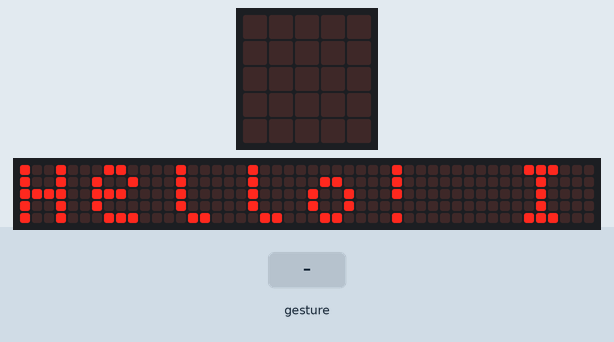
The program below on a simulated BBC micro:bit (MakeCode). Parts: the board's 5×5 LED display, a strip that is not on the board, showing the scrolling text unrolled. Inputs (shaded band) come from the test bench. Random numbers come from a fixed seed; a tilt is held for 1.5 s and a shake lasts 1 s, then the board lies face up again; the 48×5 strip is a reading aid, not a part: it shows the text the display is scrolling, unrolled, one strip-width of it at a time.

Above: at 5.6 s.
At 16.9 s:
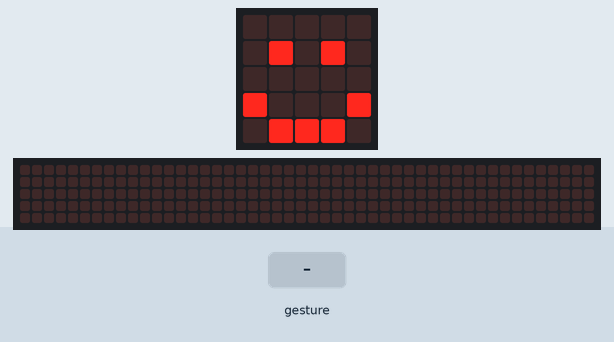
17.0 s: gesture 'shake'
At 18.2 s:
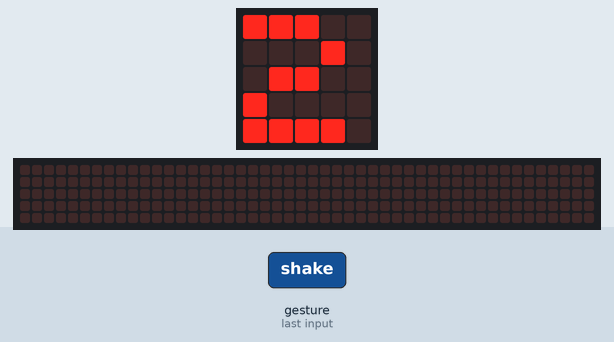
At 18.8 s:
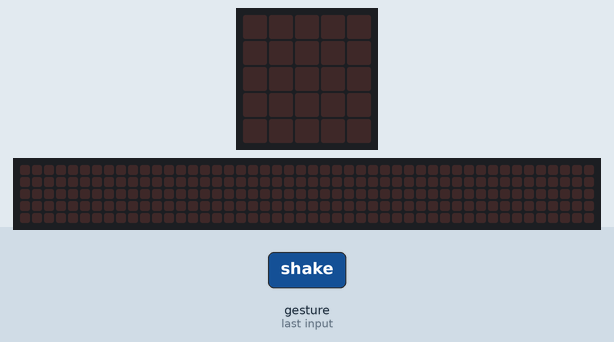

The program:

main.ts
```typescript
input.onGesture(Gesture.Shake, function on_gesture_shake() {
    basic.showNumber(randint(1, 6))
    basic.pause(500)
    basic.clearScreen()
})
basic.showString("Hello! I am dice")
basic.showLeds(`
    . . . . .
    . # . # .
    . . . . .
    # . . . #
    . # # # .
    `)
```

test.ts
```typescript
// 在這裡測試；當此封包作為擴充功能時，將不會編譯此內容。
```

Measured:
- after the input at 17.0 s, the display: changes after 0.20 s (image 2)
- what the display in image 0 shows lasts 0.9 s, from 5.6 s to 6.5 s
- what the display in image 2 shows lasts 1.3 s, from 17.2 s to 18.5 s
